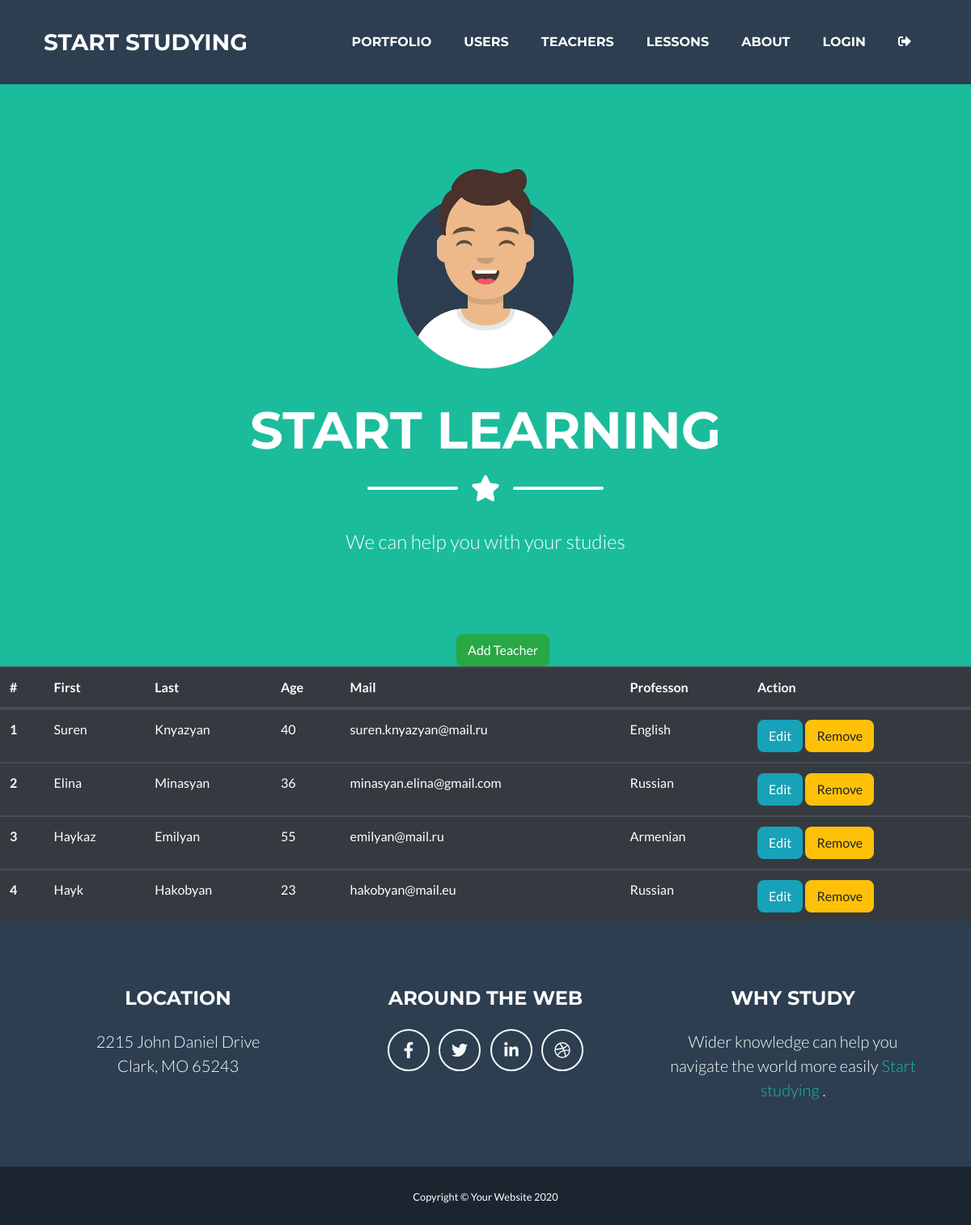
The page /index.php?page=teachers on the database as committed earlier.
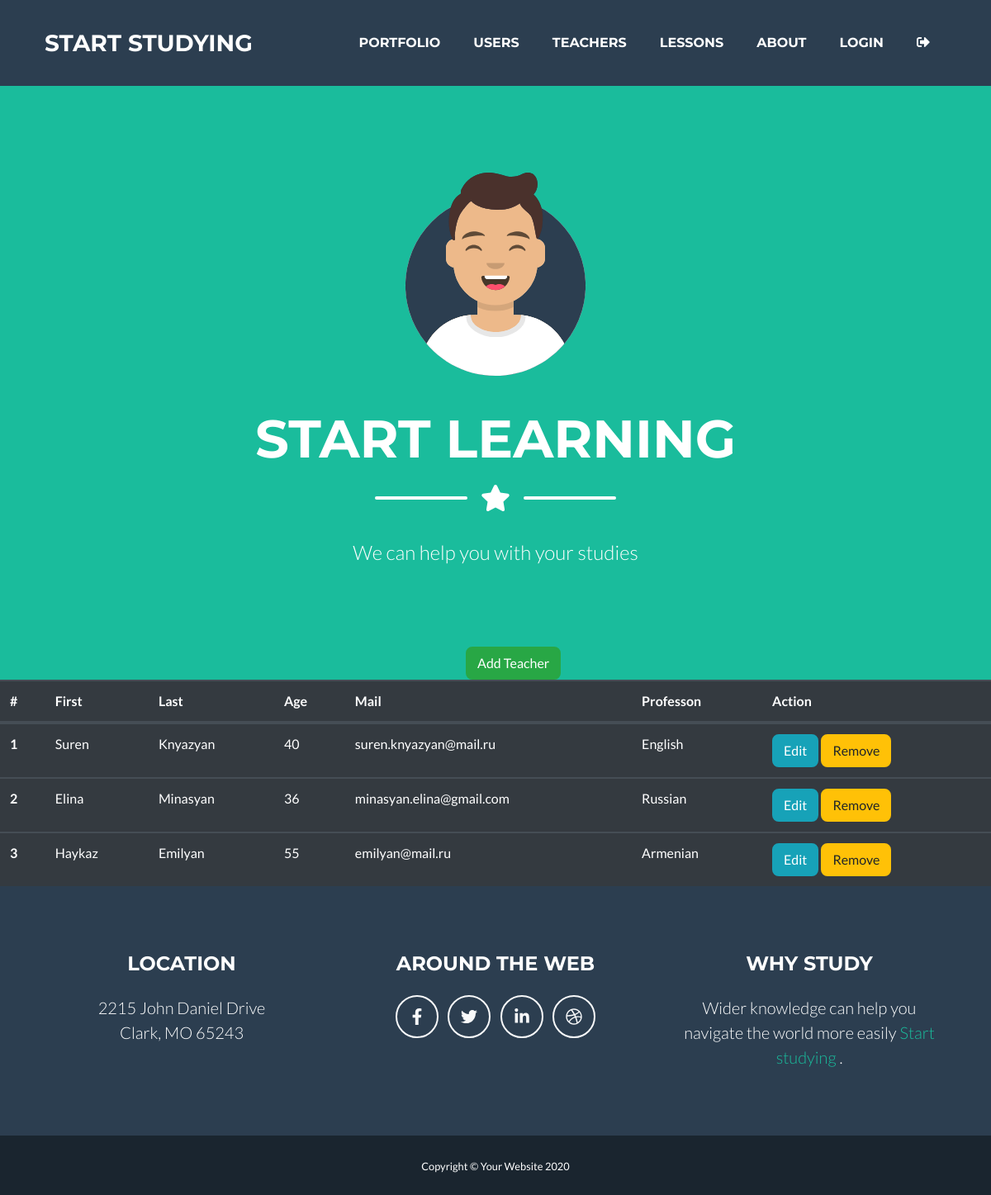
The same page on the database as committed later.
### tables this page shows
CREATE TABLE `teachers` (
  `id` int(11) NOT NULL,
  `fname` varchar(255) NOT NULL,
  `lname` varchar(255) NOT NULL,
  `age` int(3) NOT NULL,
  `email` varchar(255) DEFAULT NULL,
  `status` tinyint(1) NOT NULL DEFAULT 1,
  `profession` varchar(255) DEFAULT NULL
);

### functions.php (called while the page is built, shortened)
<?php
        function getTeacherList($dbConn) {
            $sqlSelectQuery = "SELECT * FROM `teachers`";
            $result = mysqli_query($dbConn,$sqlSelectQuery);
            $teacherList = [];
            if($result) {
                while($row = mysqli_fetch_assoc($result)) {
                    $teacherList[] = $row;
                }
            }
            return $teacherList;
        }
?>

### teachers/index.php (the view)
<body style="background-color: #1ABC9C;">
<?php
  $teacherList = getTeacherList($conn);
?>
<a href="index.php?page=addTeacher" class="btn btn-success" style="margin-left: 47%;" >Add Teacher</a>
<section id="teachersTable">
<table class="table table-dark" style="margin-bottom: 0px;">
  <thead>
    <tr>
      <th scope="col">#</th>
      <th scope="col">First</th>
      <th scope="col">Last</th>
      <th scope="col">Age</th>
      <th scope="col">Mail</th>
      <th scope="col">Professon</th>
      <th scope="col">Action</th>
    </tr>
  </thead>
  <tbody>
    <?php foreach($teacherList as $key=>$teacher):?>
    <tr>
      <th ><?= $key+1;?></th>
      <td><?= $teacher['fname']?></td>
      <td><?= $teacher['lname']?></td>
      <td><?= $teacher['age']?></td>
      <td><?= $teacher['email']?></td>
      <td><?= $teacher['profession']?></td>
      <td>
        <a href="index.php?page=editTeacher&id=<?=$teacher['id']?>" class="btn btn-info">Edit</a>
        <a href="index.php?page=deleteTeacher&id=<?=$teacher['id']?>#teachersTable" class="btn btn-warning">Remove</a>
      </td>
    </tr>
<?php endforeach;?>
  </tbody>
</table>
</section>
</body>

Rows that differ between the two databases and show on the page:
removed teachers: fname "Hayk", lname "Hakobyan", age "23", email "hakobyan@mail.eu", profession "Russian"
